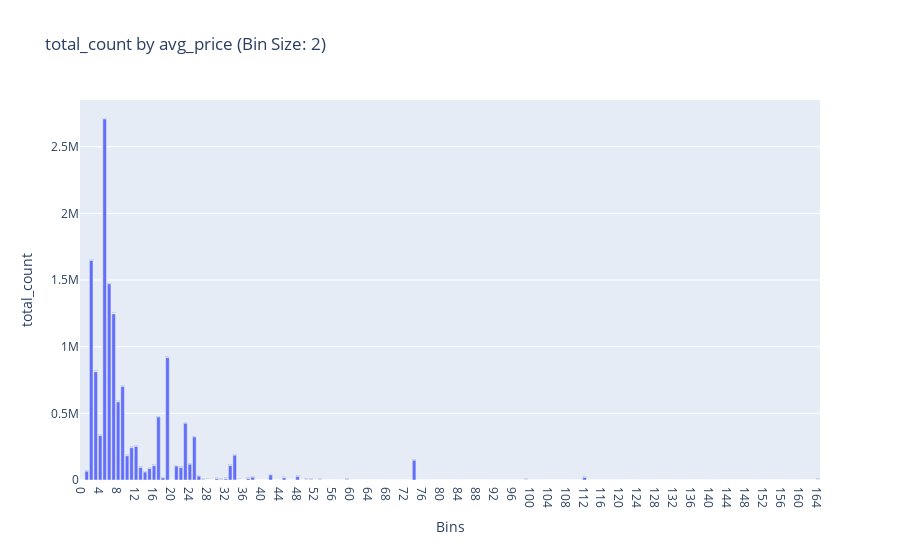

The cell this chart's notebook holds for it:
### Code cell
helper.plot_histogram(df, "avg_price", 2, "total_count")

### Figure 1 — Plotly figure (JSON) as saved in the notebook; plotly's stock layout.template omitted (floating-point values rounded to 4 significant figures; data arrays with more than 128 entries replaced by an {"elided": "..."} marker saying what was removed)
{"data": [{"alignmentgroup": "True", "hovertemplate": "Bins=%{x}<br>total_count=%{y}<br>perc_total=%{text}<extra></extra>", "legendgroup": "", "marker": {"color": "#636efa", "pattern": {"shape": ""}}, "name": "", "offsetgroup": "", "orientation": "v", "showlegend": false, "text": {"elided": "165 str values"}, "textposition": "auto", "type": "bar", "x": {"elided": "165 str values"}, "xaxis": "x", "y": {"elided": "165 int values"}, "yaxis": "y"}], "layout": {"barmode": "relative", "legend": {"tracegroupgap": 0}, "title": {"text": "total_count by avg_price (Bin Size: 2)"}, "xaxis": {"anchor": "y", "domain": [0, 1], "title": {"text": "Bins"}}, "yaxis": {"anchor": "x", "domain": [0, 1], "title": {"text": "total_count"}}}}
